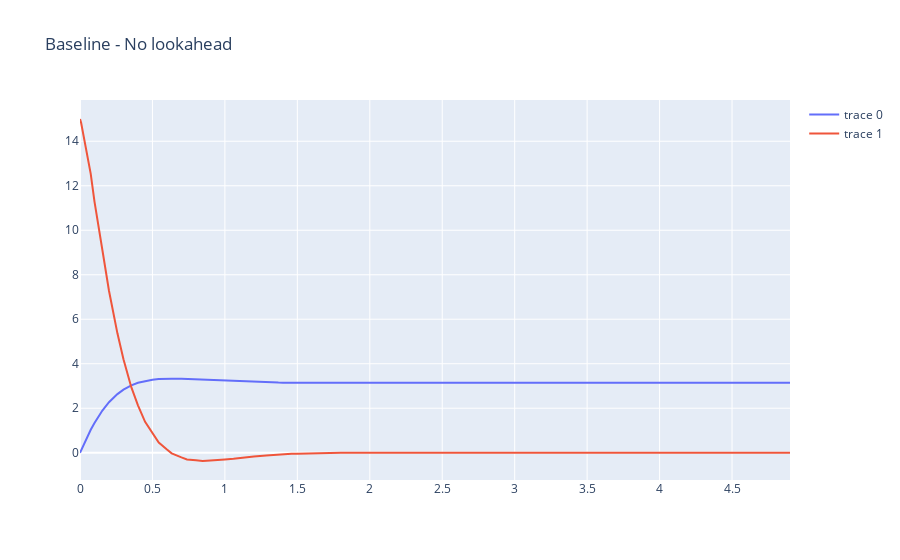

Notebook code cell kept with this figure:
### Code cell
ctrl = controllers.get_limited_lookahead_controller(get_value_function(online_horizon)[0])
x_traj_sim, t_traj_sim = controllers.sim_ctrl(x0, vf.u_dim[0], sys.dx, ctrl, .1, 50)
controllers.plot_sim(t_traj_sim, x_traj_sim, "Baseline - No lookahead").show()
